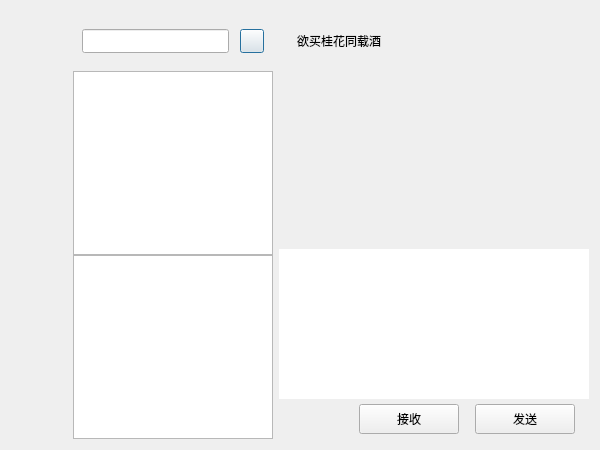
<?xml version="1.0" encoding="UTF-8"?>
<ui version="4.0">
 <class>ChatDialog</class>
 <widget class="QDialog" name="ChatDialog">
  <property name="geometry">
   <rect>
    <x>0</x>
    <y>0</y>
    <width>600</width>
    <height>450</height>
   </rect>
  </property>
  <property name="minimumSize">
   <size>
    <width>600</width>
    <height>450</height>
   </size>
  </property>
  <property name="windowTitle">
   <string>Dialog</string>
  </property>
  <layout class="QHBoxLayout" name="horizontalLayout">
   <item>
    <widget class="QWidget" name="side_bar" native="true">
     <property name="sizePolicy">
      <sizepolicy hsizetype="Fixed" vsizetype="Expanding">
       <horstretch>0</horstretch>
       <verstretch>0</verstretch>
      </sizepolicy>
     </property>
     <property name="minimumSize">
      <size>
       <width>56</width>
       <height>0</height>
      </size>
     </property>
     <property name="maximumSize">
      <size>
       <width>56</width>
       <height>16777215</height>
      </size>
     </property>
    </widget>
   </item>
   <item>
    <widget class="QWidget" name="chat_user_wid" native="true">
     <property name="sizePolicy">
      <sizepolicy hsizetype="Preferred" vsizetype="Expanding">
       <horstretch>0</horstretch>
       <verstretch>0</verstretch>
      </sizepolicy>
     </property>
     <property name="minimumSize">
      <size>
       <width>180</width>
       <height>0</height>
      </size>
     </property>
     <property name="maximumSize">
      <size>
       <width>200</width>
       <height>16777215</height>
      </size>
     </property>
     <layout class="QVBoxLayout" name="verticalLayout">
      <property name="spacing">
       <number>0</number>
      </property>
      <property name="leftMargin">
       <number>0</number>
      </property>
      <property name="topMargin">
       <number>0</number>
      </property>
      <property name="rightMargin">
       <number>0</number>
      </property>
      <property name="bottomMargin">
       <number>0</number>
      </property>
      <item>
       <widget class="QWidget" name="search_wid" native="true">
        <property name="minimumSize">
         <size>
          <width>0</width>
          <height>60</height>
         </size>
        </property>
        <property name="maximumSize">
         <size>
          <width>16777215</width>
          <height>60</height>
         </size>
        </property>
        <layout class="QHBoxLayout" name="horizontalLayout_2">
         <property name="spacing">
          <number>6</number>
         </property>
         <property name="leftMargin">
          <number>9</number>
         </property>
         <property name="topMargin">
          <number>9</number>
         </property>
         <property name="rightMargin">
          <number>9</number>
         </property>
         <property name="bottomMargin">
          <number>9</number>
         </property>
         <item>
          <widget class="CustomizeEdit" name="search_edit">
           <property name="minimumSize">
            <size>
             <width>0</width>
             <height>24</height>
            </size>
           </property>
           <property name="maximumSize">
            <size>
             <width>16777215</width>
             <height>24</height>
            </size>
           </property>
          </widget>
         </item>
         <item>
          <spacer name="horizontalSpacer">
           <property name="orientation">
            <enum>Qt::Horizontal</enum>
           </property>
           <property name="sizeType">
            <enum>QSizePolicy::Fixed</enum>
           </property>
           <property name="sizeHint" stdset="0">
            <size>
             <width>5</width>
             <height>20</height>
            </size>
           </property>
          </spacer>
         </item>
         <item>
          <widget class="ClickedBtn" name="add_btn">
           <property name="minimumSize">
            <size>
             <width>24</width>
             <height>24</height>
            </size>
           </property>
           <property name="maximumSize">
            <size>
             <width>24</width>
             <height>24</height>
            </size>
           </property>
           <property name="text">
            <string/>
           </property>
          </widget>
         </item>
        </layout>
       </widget>
      </item>
      <item>
       <widget class="QListWidget" name="search_list"/>
      </item>
      <item>
       <widget class="ChatUserList" name="chat_user_list">
        <property name="minimumSize">
         <size>
          <width>150</width>
          <height>0</height>
         </size>
        </property>
        <property name="maximumSize">
         <size>
          <width>200</width>
          <height>16777215</height>
         </size>
        </property>
       </widget>
      </item>
     </layout>
    </widget>
   </item>
   <item>
    <widget class="QWidget" name="chat_data_wid" native="true">
     <layout class="QVBoxLayout" name="verticalLayout_4">
      <property name="spacing">
       <number>0</number>
      </property>
      <property name="leftMargin">
       <number>0</number>
      </property>
      <property name="topMargin">
       <number>0</number>
      </property>
      <property name="rightMargin">
       <number>0</number>
      </property>
      <property name="bottomMargin">
       <number>0</number>
      </property>
      <item>
       <widget class="QWidget" name="title_wid_2" native="true">
        <property name="minimumSize">
         <size>
          <width>0</width>
          <height>60</height>
         </size>
        </property>
        <property name="maximumSize">
         <size>
          <width>16777215</width>
          <height>60</height>
         </size>
        </property>
        <layout class="QVBoxLayout" name="verticalLayout_5">
         <item>
          <widget class="QWidget" name="widget_2" native="true">
           <layout class="QHBoxLayout" name="horizontalLayout_6">
            <item>
             <widget class="QLabel" name="title_lb_2">
              <property name="text">
               <string>欲买桂花同载酒</string>
              </property>
             </widget>
            </item>
           </layout>
          </widget>
         </item>
        </layout>
       </widget>
      </item>
      <item>
       <widget class="ChatView" name="chat_data_list_2" native="true"/>
      </item>
      <item>
       <widget class="QWidget" name="tool_wid_2" native="true">
        <property name="minimumSize">
         <size>
          <width>0</width>
          <height>40</height>
         </size>
        </property>
        <property name="maximumSize">
         <size>
          <width>16777215</width>
          <height>40</height>
         </size>
        </property>
        <layout class="QHBoxLayout" name="horizontalLayout_7">
         <property name="leftMargin">
          <number>2</number>
         </property>
         <property name="topMargin">
          <number>2</number>
         </property>
         <property name="rightMargin">
          <number>2</number>
         </property>
         <property name="bottomMargin">
          <number>2</number>
         </property>
         <item>
          <spacer name="horizontalSpacer_8">
           <property name="orientation">
            <enum>Qt::Horizontal</enum>
           </property>
           <property name="sizeType">
            <enum>QSizePolicy::Fixed</enum>
           </property>
           <property name="sizeHint" stdset="0">
            <size>
             <width>5</width>
             <height>20</height>
            </size>
           </property>
          </spacer>
         </item>
         <item>
          <widget class="ClickedLabel" name="emo_lb_2">
           <property name="minimumSize">
            <size>
             <width>25</width>
             <height>25</height>
            </size>
           </property>
           <property name="maximumSize">
            <size>
             <width>25</width>
             <height>25</height>
            </size>
           </property>
           <property name="text">
            <string/>
           </property>
          </widget>
         </item>
         <item>
          <spacer name="horizontalSpacer_9">
           <property name="orientation">
            <enum>Qt::Horizontal</enum>
           </property>
           <property name="sizeType">
            <enum>QSizePolicy::Fixed</enum>
           </property>
           <property name="sizeHint" stdset="0">
            <size>
             <width>5</width>
             <height>20</height>
            </size>
           </property>
          </spacer>
         </item>
         <item>
          <widget class="ClickedLabel" name="file_lb_2">
           <property name="minimumSize">
            <size>
             <width>30</width>
             <height>30</height>
            </size>
           </property>
           <property name="maximumSize">
            <size>
             <width>30</width>
             <height>30</height>
            </size>
           </property>
           <property name="text">
            <string/>
           </property>
          </widget>
         </item>
         <item>
          <spacer name="horizontalSpacer_10">
           <property name="orientation">
            <enum>Qt::Horizontal</enum>
           </property>
           <property name="sizeHint" stdset="0">
            <size>
             <width>40</width>
             <height>20</height>
            </size>
           </property>
          </spacer>
         </item>
        </layout>
       </widget>
      </item>
      <item>
       <widget class="MessageTextEdit" name="chatEdit_2">
        <property name="minimumSize">
         <size>
          <width>0</width>
          <height>150</height>
         </size>
        </property>
        <property name="maximumSize">
         <size>
          <width>16777215</width>
          <height>150</height>
         </size>
        </property>
        <property name="frameShape">
         <enum>QFrame::NoFrame</enum>
        </property>
       </widget>
      </item>
      <item>
       <widget class="QWidget" name="send_wid_2" native="true">
        <property name="minimumSize">
         <size>
          <width>0</width>
          <height>40</height>
         </size>
        </property>
        <property name="maximumSize">
         <size>
          <width>16777215</width>
          <height>40</height>
         </size>
        </property>
        <layout class="QHBoxLayout" name="horizontalLayout_8">
         <property name="topMargin">
          <number>2</number>
         </property>
         <property name="bottomMargin">
          <number>2</number>
         </property>
         <item>
          <spacer name="horizontalSpacer_11">
           <property name="orientation">
            <enum>Qt::Horizontal</enum>
           </property>
           <property name="sizeHint" stdset="0">
            <size>
             <width>36</width>
             <height>20</height>
            </size>
           </property>
          </spacer>
         </item>
         <item>
          <widget class="ClickedBtn" name="receive_btn_2">
           <property name="minimumSize">
            <size>
             <width>100</width>
             <height>30</height>
            </size>
           </property>
           <property name="maximumSize">
            <size>
             <width>100</width>
             <height>30</height>
            </size>
           </property>
           <property name="text">
            <string>接收</string>
           </property>
          </widget>
         </item>
         <item>
          <spacer name="horizontalSpacer_12">
           <property name="orientation">
            <enum>Qt::Horizontal</enum>
           </property>
           <property name="sizeType">
            <enum>QSizePolicy::Fixed</enum>
           </property>
           <property name="sizeHint" stdset="0">
            <size>
             <width>10</width>
             <height>20</height>
            </size>
           </property>
          </spacer>
         </item>
         <item>
          <widget class="ClickedBtn" name="send_btn_2">
           <property name="minimumSize">
            <size>
             <width>100</width>
             <height>30</height>
            </size>
           </property>
           <property name="maximumSize">
            <size>
             <width>100</width>
             <height>30</height>
            </size>
           </property>
           <property name="text">
            <string>发送</string>
           </property>
          </widget>
         </item>
         <item>
          <spacer name="horizontalSpacer_13">
           <property name="orientation">
            <enum>Qt::Horizontal</enum>
           </property>
           <property name="sizeType">
            <enum>QSizePolicy::Fixed</enum>
           </property>
           <property name="sizeHint" stdset="0">
            <size>
             <width>5</width>
             <height>20</height>
            </size>
           </property>
          </spacer>
         </item>
        </layout>
       </widget>
      </item>
     </layout>
    </widget>
   </item>
  </layout>
 </widget>
 <customwidgets>
  <customwidget>
   <class>ClickedLabel</class>
   <extends>QLabel</extends>
   <header>clickedlabel.h</header>
  </customwidget>
  <customwidget>
   <class>ClickedBtn</class>
   <extends>QPushButton</extends>
   <header>clickedbtn.h</header>
  </customwidget>
  <customwidget>
   <class>MessageTextEdit</class>
   <extends>QTextEdit</extends>
   <header>MessageTextEdit.h</header>
  </customwidget>
  <customwidget>
   <class>ChatView</class>
   <extends>QWidget</extends>
   <header>chatview.h</header>
   <container>1</container>
  </customwidget>
  <customwidget>
   <class>ChatUserList</class>
   <extends>QListWidget</extends>
   <header>chatuserlist.h</header>
  </customwidget>
  <customwidget>
   <class>CustomizeEdit</class>
   <extends>QLineEdit</extends>
   <header>customizeedit.h</header>
  </customwidget>
 </customwidgets>
 <resources/>
 <connections/>
</ui>
